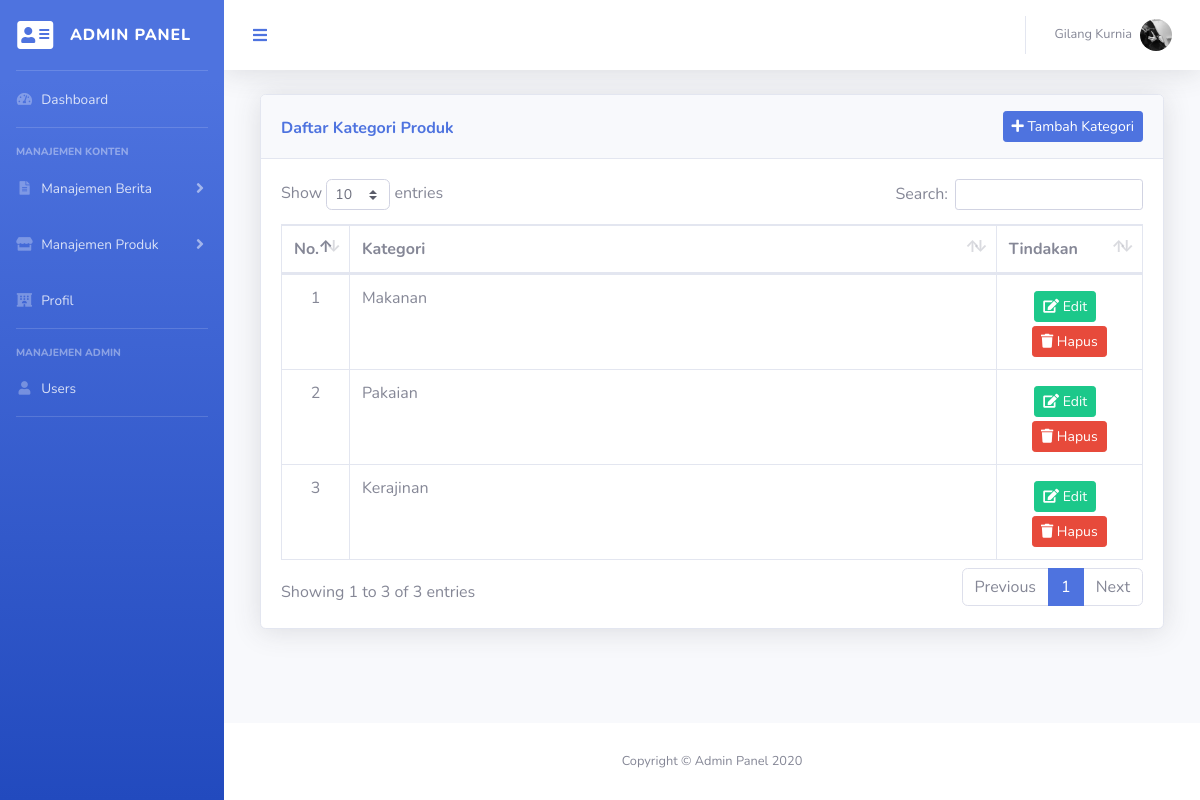
/admin/daftarkategoriproduk.php (signed in), run on the app's committed database.
### tables this page shows
CREATE TABLE `kategoriproduk` (
  `id` int(11) NOT NULL,
  `katproduk` varchar(64) NOT NULL,
  `terbit` varchar(1) NOT NULL
);

### admin/daftarkategoriproduk.php (the view, shortened to what this page needs)
<?php
include '../include/koneksi.php';
?>
<html>
<head>
	<?php include 'head.php';?>
</head>
	<?php
	include 'sidebar.php';
	include 'header.php';
	?>
                    <div class="container-fluid">
                      <div class="col-12">
                        <div class="card shadow mb-4">
                          <div class="card-header py-3">
                            <a href="tambahkategoriproduk.php" class="btn btn-sm btn-primary float-right"><i class="fas fa-plus"></i> Tambah Kategori</a>
                            <h6 class="m-0 font-weight-bold text-primary mt-2">Daftar Kategori Produk</h6>
                          </div>
                          <div class="card-body">
                            <div class="table-responsive">
                              <table class="table table-bordered" id="dataTable" cellspacing="0">
                                    <thead>
                                      <tr>
                                        <th width="1%">No.</th>
                                        <th>Kategori</th>
                                        <th width="17%">Tindakan</th>
                                      </tr>
                                    </thead>
                                      <?php
                                          $i=1;
                                          $sql=mysqli_query($connect,"SELECT * FROM kategoriproduk");
                                          while ($data = mysqli_fetch_array($sql)) {
                                      ?>
                                      <tr>
                                        <td align="center"><?php echo $i ?></td>
                                        <td><?php echo $data['katproduk'] ?></td>
                                        <td align="center"><a href="editkategoriproduk.php?id=<?php echo $data['id']?>" class="btn btn-sm btn-success mt-1"><i class="fas fa-edit"></i> Edit</a> &nbsp;<a onclick="return confirm('Apa Anda Yakin?')"
                        href="hapuskategoriproduk.php?id=<?php echo $data['id']?>" class="btn btn-sm btn-danger mt-1"><i class="fas fa-trash"></i> Hapus</a></td>
                                      </tr>
                                    <?php $i++;}?>
                                </table>
                              </div>
                            </div>
                          </div>
                        </div>
                      </div>
                    </div>
	<?php include 'footer.php';
  ?>
</body>
</html>

### data on the page
kategoriproduk: katproduk "Makanan"
kategoriproduk: katproduk "Pakaian"
kategoriproduk: katproduk "Kerajinan"

### other printed values
$_SESSION['loginadminnama'] "Gilang Kurnia"
